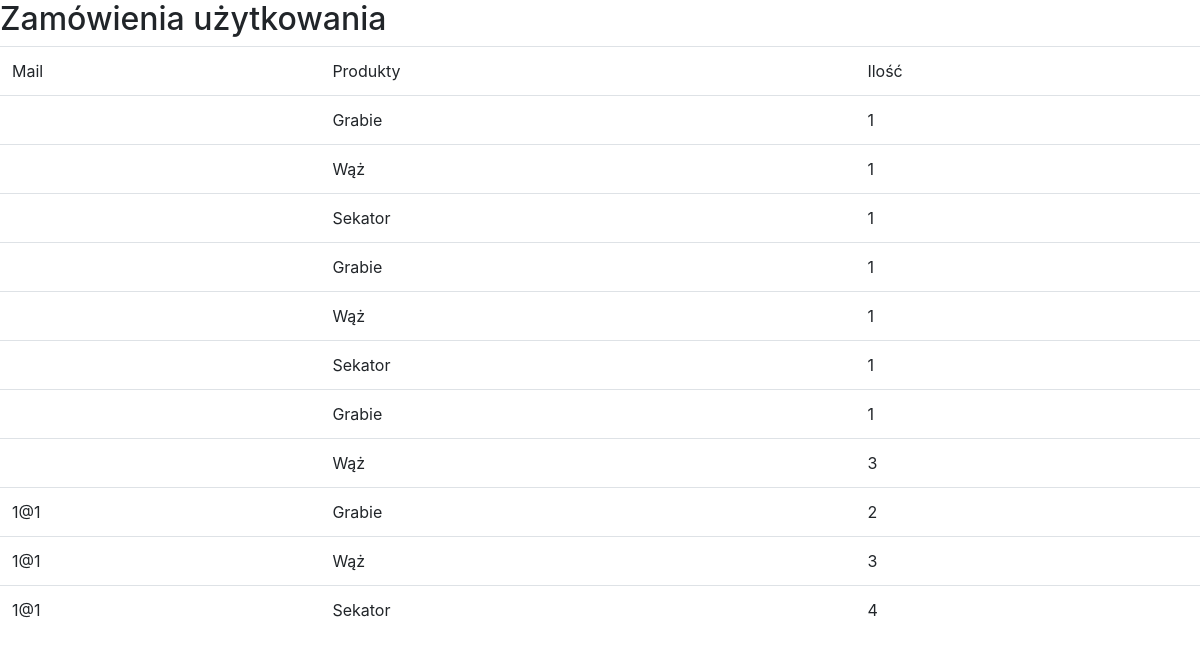
Page /admin/adminpage.php on the earlier database version.
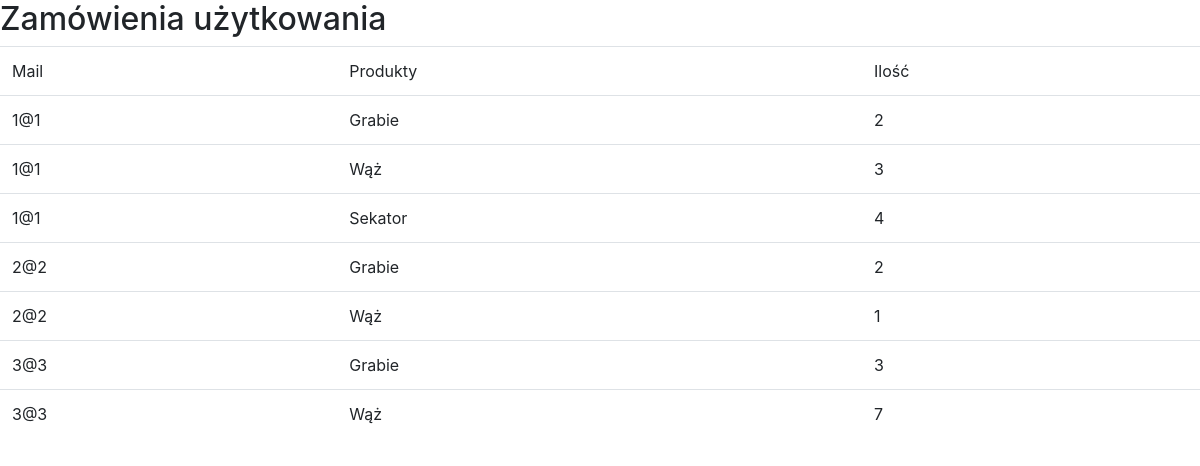
Same page on the later database version.
### tables this page shows
CREATE TABLE `orders` (
  `id` int(11) NOT NULL,
  `nazwa_produktu` varchar(255) NOT NULL,
  `ilość_produktu` varchar(255) NOT NULL,
  `email` varchar(255) DEFAULT NULL,
  `cena` int(65) DEFAULT NULL
);

### admin/adminpage.php (the view, shortened to what this page needs)
<!DOCTYPE html>
<html lang="pl">
<head>
  <link rel="stylesheet" href="https://stackpath.bootstrapcdn.com/bootstrap/4.3.1/css/bootstrap.min.css">
</head>
<body>
  <div class="bs-example">
   <h2 class="pull-left">Zamówienia użytkowania</h2>
  </div>
<?php
  $conn = new mysqli("localhost", "root", "", "auth");
  $result = mysqli_query($conn,"SELECT * FROM orders");
?>
<?php
  if (mysqli_num_rows($result) > 0) {
?>
  <table class='table'>
  <tr>
    <td>Mail</td>
    <td>Produkty</td>
    <td>Ilość</td>
  </tr>
<?php
  while($row = mysqli_fetch_array($result)) {
?>
<tr>
  <td><?php echo $row["email"]; ?></td>
  <td><?php echo $row["nazwa_produktu"]; ?></td>
  <td><?php echo $row ["ilość_produktu"]; ?></td>
</tr>
<?php
  }
?>
</table>
<?php
  }
    else{
    echo "No result found";
  }
?>
</body>
</html>

Differences in the rows shown:
removed orders: nazwa_produktu "Grabie", ilość_produktu "1"
removed orders: nazwa_produktu "Wąż", ilość_produktu "1"
removed orders: nazwa_produktu "Sekator", ilość_produktu "1"
removed orders: nazwa_produktu "Grabie", ilość_produktu "1"
removed orders: nazwa_produktu "Wąż", ilość_produktu "1"
removed orders: nazwa_produktu "Sekator", ilość_produktu "1"
removed orders: nazwa_produktu "Grabie", ilość_produktu "1"
removed orders: nazwa_produktu "Wąż", ilość_produktu "3"
added orders: email "2@2", nazwa_produktu "Grabie", ilość_produktu "2"
added orders: email "2@2", nazwa_produktu "Wąż", ilość_produktu "1"
added orders: email "3@3", nazwa_produktu "Grabie", ilość_produktu "3"
added orders: email "3@3", nazwa_produktu "Wąż", ilość_produktu "7"
